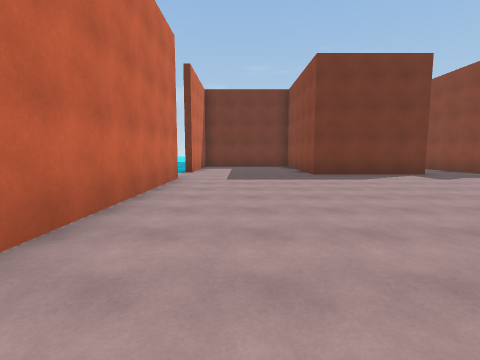
view 1 (above)

16 first-person views from a walk through a scene from a Unity 3-D project. The camera is 1.5 m above the floor, tilts 6° down and sees 85° across. The floor is counted in squares, 2 m on a side. Each view is taken from the middle of a square. On the plan, view 1 faces up. The plan holds only what a view shows up to about 9 squares ahead; the rest is blank. The place goes on beyond the plan. Surface patterns are stand-ins for the level's own textures.

view 2
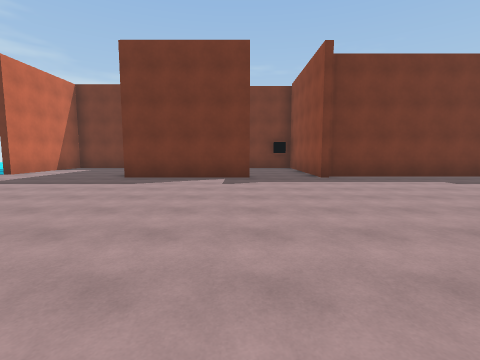

view 3
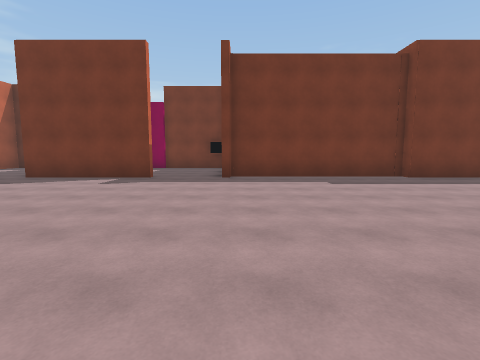

view 4
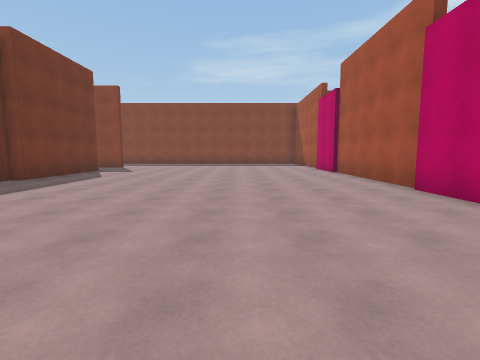

view 5
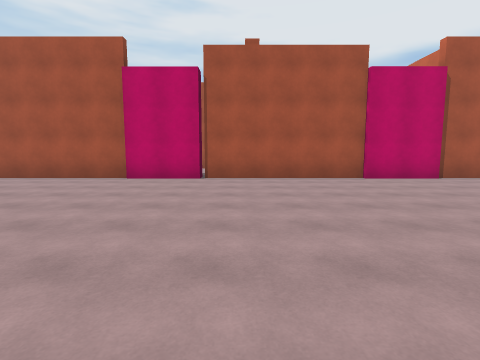

view 6
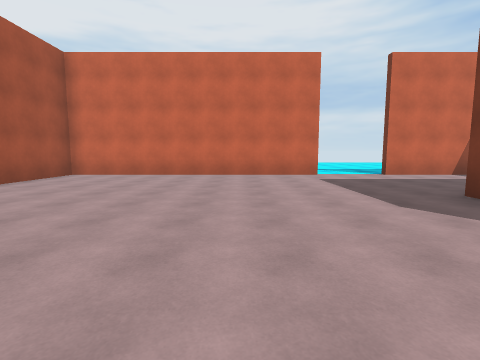

view 7
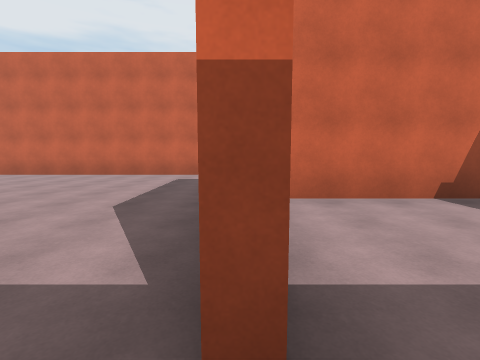

view 8
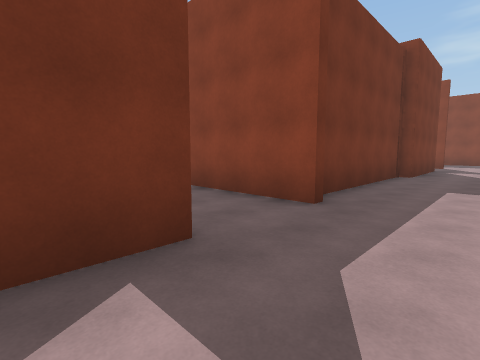

view 9
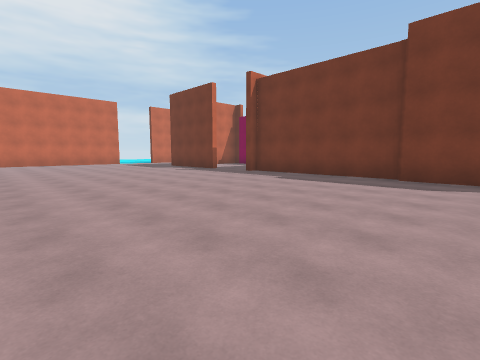

view 10
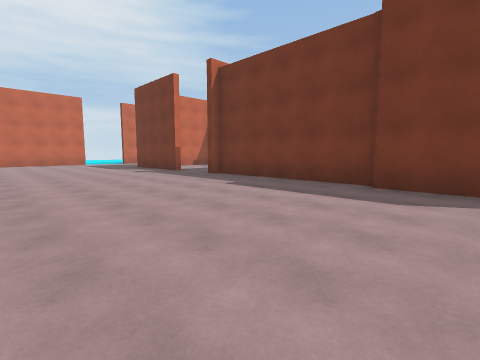

view 11
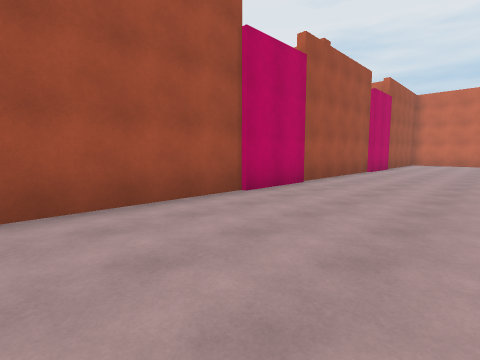

view 12
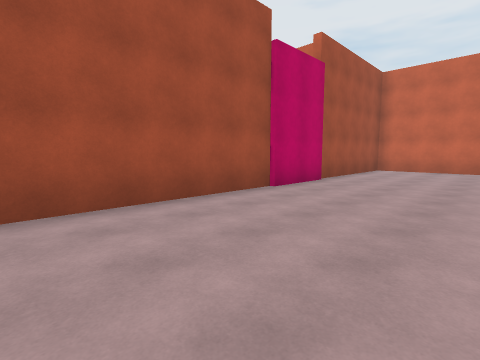

view 13
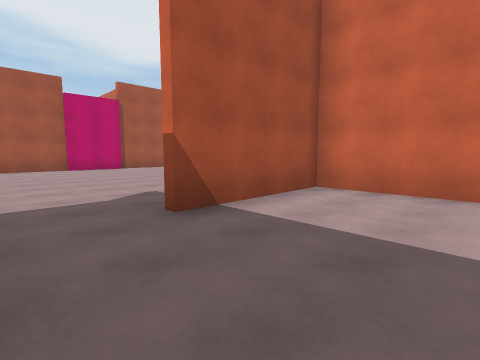

view 14
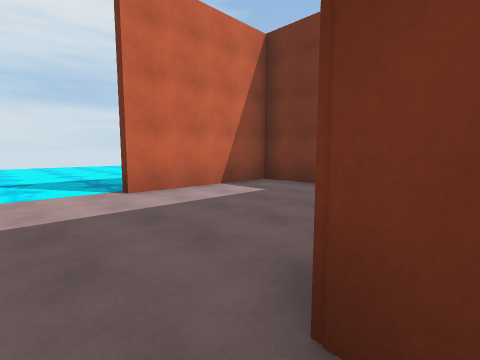

view 15
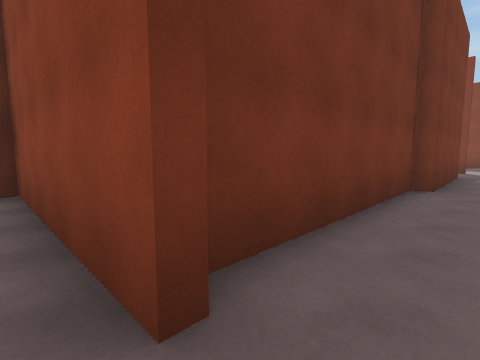

view 16
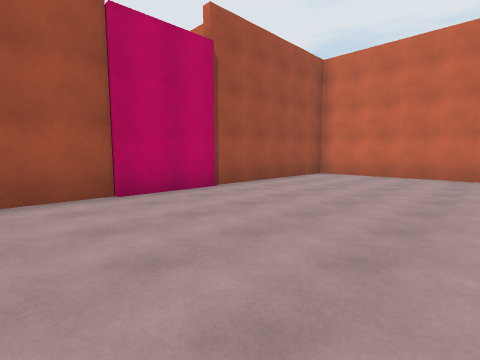

### Floor plan
Points are (right, up) in squares from view 1. A wall is a line through its corners. A room is listed if a view was taken in it or the views show most of it. See-through windows are left out.
Room 1 (views 1, 2, 3, 4, 5, 6, 8, 9, 10, 11, 12, 14, 15, 16)
walls: (6.4, 8.9) (2.5, 8.9); (14.1, 9.2) (8.6, 9.2); (-1.8, 7.6) (-1.8, -0.7) (16.1, -0.7); (16.5, 8.9) (14, 8.9); (-1.8, 12.5) (-1.8, 9.9)
ways out: opening at (7, 9) to room 2; opening at (-2, 8.5)
Room 2 (views 7, 13)
walls: (8.5, 8.9) (8.5, 12.5); (2.8, 12.5) (2.8, 9.1) (6.4, 9.1)
ways out: opening at (7, 9) to room 1

Positions as (right, up) in squares from view 1, and headings:
1: (0, 0), facing up
2: (6, 1), facing up
3: (9, 1), facing up
4: (7, 3), facing right
5: (9, 7), facing down
6: (7, 5), facing left
7: (7, 9), facing left
8: (5, 7), facing up-right
9: (16, 1), facing up-left
10: (16, 3), facing up-left
11: (16, 3), facing down-left
12: (10, 3), facing down-left
13: (8, 12), facing down-left
14: (3, 8), facing up-left
15: (8, 8), facing up-right
16: (7, 4), facing down-left
